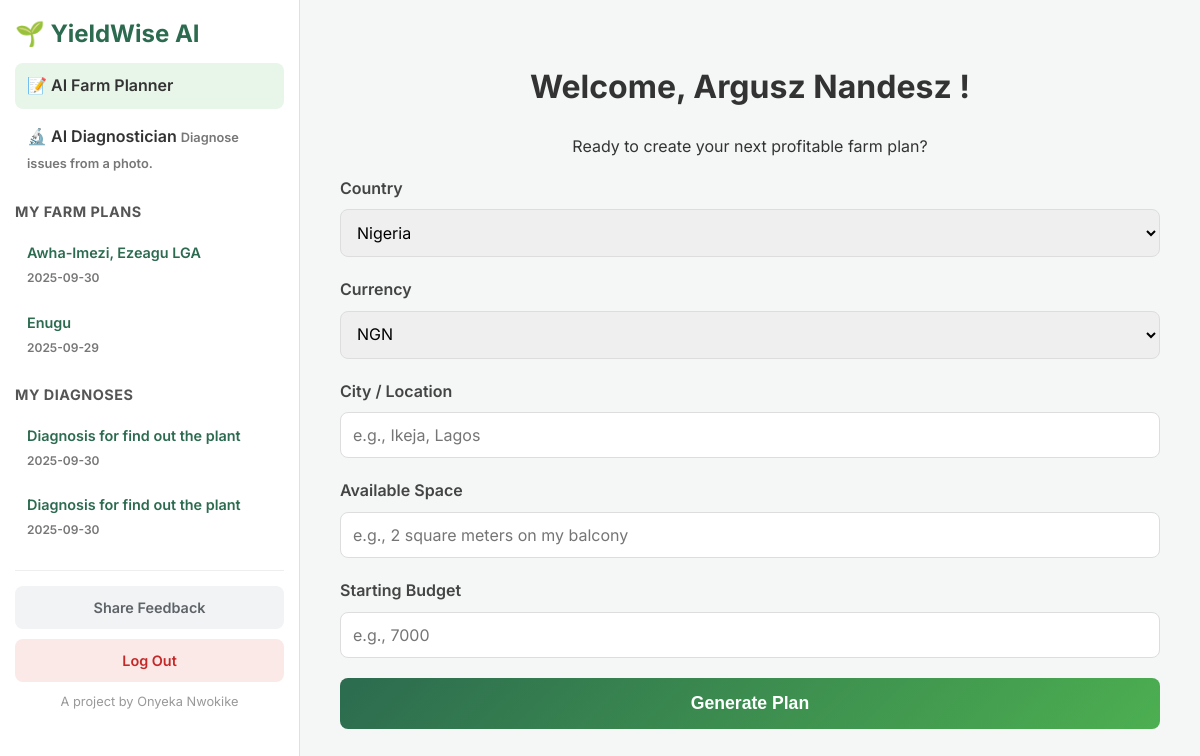
The app's page /dashboard (signed in) with its own data.
### tables this page shows
CREATE TABLE farm_plans (
            id INTEGER PRIMARY KEY AUTOINCREMENT, user_id INTEGER, 
            location TEXT NOT NULL, country TEXT, currency TEXT, 
            plan_html TEXT NOT NULL, showcase_id TEXT, 
            is_promoted INTEGER DEFAULT 0, -- New monetization field
            created_at TIMESTAMP DEFAULT CURRENT_TIMESTAMP, 
            FOREIGN KEY (user_id) REFERENCES users (id)
        );

CREATE TABLE diagnoses (id INTEGER PRIMARY KEY AUTOINCREMENT, user_id INTEGER NOT NULL, title TEXT NOT NULL, crop_type TEXT, report_html TEXT NOT NULL, created_at TIMESTAMP DEFAULT CURRENT_TIMESTAMP, FOREIGN KEY (user_id) REFERENCES users (id));

CREATE TABLE users (id INTEGER PRIMARY KEY AUTOINCREMENT, email TEXT NOT NULL UNIQUE, password TEXT NOT NULL, name TEXT NOT NULL);

### app.py (the view)
@app.route('/dashboard')
@login_required
def dashboard():
    conn = get_db_connection()
    plans = conn.execute('SELECT * FROM farm_plans WHERE user_id = ? ORDER BY created_at DESC', (current_user.id,)).fetchall()
    diagnoses = conn.execute('SELECT * FROM diagnoses WHERE user_id = ? ORDER BY created_at DESC', (current_user.id,)).fetchall()
    conn.close()
    return render_template('dashboard.html', plans=plans, diagnoses=diagnoses)

### app.py (called while the page is built)
def get_db_connection():
    conn = sqlite3.connect('yieldwise.db', check_same_thread=False, detect_types=sqlite3.PARSE_DECLTYPES | sqlite3.PARSE_COLNAMES)
    conn.row_factory = sqlite3.Row
    return conn

@app.template_filter('dateformat')
def dateformat(value, format='%Y-%m-%d'):
    if value is None: return ""
    if isinstance(value, str):
        try: value = datetime.strptime(value, '%Y-%m-%d %H:%M:%S')
        except (ValueError, TypeError): return value
    if hasattr(value, 'strftime'): return value.strftime(format)
    return value

@login_manager.user_loader
def load_user(user_id):
    conn = get_db_connection()
    user_data = conn.execute('SELECT * FROM users WHERE id = ?', (user_id,)).fetchone()
    conn.close()
    if user_data: return User(user_data['id'], user_data['email'], user_data['password'], user_data['name'])
    return None

### templates/dashboard.html (shortened to what this page needs)
<!DOCTYPE html>
<html lang="en">
<head>
    <link rel="stylesheet" href="{{ url_for('static', filename='style.css') }}">
</head>
<body>
    <div class="dashboard-layout">
        <aside class="sidebar">
            <div class="sidebar-header">
                <h2>🌱 YieldWise AI</h2>
            </div>
            <a href="{{ url_for('dashboard') }}" class="tool-link active">
                <span class="tool-title">📝 AI Farm Planner</span>
            </a>
            <a href="{{ url_for('diagnostician') }}" class="tool-link">
                <span class="tool-title">🔬 AI Diagnostician</span>
                <span class="tool-hint">Diagnose issues from a photo.</span>
            </a>
            <div class="plan-history">
                <h3>My Farm Plans</h3>
                <ul id="plan-history-list">
                    {% if plans %}
                        {% for plan in plans %}
                        <li data-plan-id="{{ plan.id }}">
                            <a href="#" class="plan-link">
                                <span class="plan-location">{{ plan.location }}</span>
                                <span class="plan-date">{{ plan.created_at | dateformat }}</span>
                            </a>
                        </li>
                        {% endfor %}
                    {% else %}
                        <li id="no-plans-message"><p>No plans generated yet.</p></li>
                    {% endif %}
                </ul>
            </div>
            <div class="plan-history">
                <h3>My Diagnoses</h3>
                <ul id="diagnoses-history-list">
                    {% if diagnoses %}
                        {% for diagnosis in diagnoses %}
                        <li><a href="{{ url_for('diagnostician') }}?id={{ diagnosis.id }}" class="plan-link">
                            <span class="plan-location">{{ diagnosis.title }}</span>
                            <span class="plan-date">{{ diagnosis.created_at | dateformat }}</span>
                        </a></li>
                        {% endfor %}
                    {% else %}
                        <li><p>No diagnoses yet.</p></li>
                    {% endif %}
                </ul>
            </div>
            <div class="sidebar-footer">
                <a href="https://docs.google.com/forms/d/e/1FAIpQLSc7f7jAJE7cNxTrdzgdKWiCaineMDuQ4Ka7Jziu9LlBVAslgA/viewform?usp=sf_link" target="_blank" class="feedback-button">Share Feedback</a>
                <a href="{{ url_for('logout') }}" class="logout-button">Log Out</a>
                <p class="credit">A project by Onyeka Nwokike</p>
            </div>
        </aside>
        <main class="main-content">
            <div class="container">
                <header>
                    <h1>Welcome, {{ current_user.name }}!</h1>
                    <p>Ready to create your next profitable farm plan?</p>
                </header>
                <form id="plan-form">
                    <div class="form-row">
                        <div class="form-group">
                            <label for="country">Country</label>
                            <select id="country" name="country">
                                <option value="Nigeria">Nigeria</option>
                            </select>
                        </div>
                        <div class="form-group">
                            <label for="currency">Currency</label>
                            <select id="currency" name="currency">
                                <option value="NGN">NGN</option>
                            </select>
                        </div>
                    </div>
                    <div class="form-group">
                        <label for="location">City / Location</label>
                        <input type="text" id="location" name="location" placeholder="e.g., Ikeja, Lagos" required>
                    </div>
                    <div class="form-group">
                        <label for="space">Available Space</label>
                        <input type="text" id="space" name="space" placeholder="e.g., 2 square meters on my balcony" required>
                    </div>
                    <div class="form-group">
                        <label for="budget">Starting Budget</label>
                        <input type="number" id="budget" name="budget" placeholder="e.g., 7000" required>
                    </div>
                    <button type="submit" id="generate-button">Generate Plan</button>
                </form>
            </div>
        </main>
    </div>
</body>
</html>

### static/style.css (style rules this page uses)
body { font-family: 'Inter', sans-serif; background-color: #f4f7f6; color: #333; margin: 0; line-height: 1.6; }
a { color: #2c6b4f; text-decoration: none; font-weight: 600; }
.container { background-color: #ffffff; padding: 20px; border-radius: 12px; box-shadow: 0 8px 30px rgba(0, 0, 0, 0.08); width: 100%; text-align: center; margin: 20px auto; box-sizing: border-box; }
.form-group { position: relative; }
.plan-history li { transition: all 0.2s ease; border-radius: 8px; margin-bottom: 5px; }
.form-group { margin-bottom: 20px; text-align: left; }
.form-group label { display: block; font-weight: 600; margin-bottom: 8px; color: #444; }
.form-group input, .form-group select { width: 100%; padding: 12px; border: 1px solid #ddd; border-radius: 8px; font-size: 1rem; box-sizing: border-box; font-family: 'Inter', sans-serif; }
button { width: 100%; padding: 15px; background: linear-gradient(135deg, #2c6b4f, #4CAF50); color: #ffffff; border: none; position: relative; overflow: hidden; transition: all 0.3s ease; border-radius: 8px; font-size: 1.1rem; font-weight: 700; cursor: pointer; transition: background-color 0.3s ease, transform 0.2s ease; }
.dashboard-layout { display: flex; flex-direction: column; width: 100vw; min-height: 100vh; background-color: #f4f7f6; }
.sidebar { width: 100%; background-color: #ffffff; border-bottom: 1px solid #e0e0e0; padding: 15px; box-sizing: border-box; }
.main-content { flex-grow: 1; padding: 20px 15px; overflow-y: auto; }
.main-content .container { padding: 0; background-color: transparent; box-shadow: none; margin: 0; width: 100%; }
.sidebar-header h2 { color: #2c6b4f; margin-top: 0; margin-bottom: 10px; }
.tool-link { display: block; padding: 10px 12px; border-radius: 8px; text-decoration: none; color: #333; margin: 5px 0; transition: background-color 0.2s ease; }
.tool-link.active { background-color: #e8f5e9; font-weight: 700; }
.tool-title { font-weight: 600; }
.tool-hint { font-size: 0.8rem; color: #777; }
.plan-history { margin-top: 15px; }
.plan-history h3 { margin-top: 0; margin-bottom: 10px; font-size: 0.9rem; color: #555; text-transform: uppercase; letter-spacing: 0.5px; }
.plan-history ul { list-style: none; padding: 0; margin: 0; }
.plan-history li { position: relative; display: flex; align-items: center; justify-content: space-between; border-radius: 8px; transition: background-color 0.2s ease; }
.plan-history li .plan-link { flex-grow: 1; padding: 8px 12px; }
.plan-location { font-weight: 600; display: block; font-size: 0.9rem; }
.plan-date { font-size: 0.75rem; color: #777; }
.sidebar-footer { margin-top: 20px; padding-top: 15px; border-top: 1px solid #eee; }
.feedback-button, .logout-button { display: block; width: 100%; text-align: center; padding: 10px; border-radius: 8px; text-decoration: none; font-weight: 600; margin-bottom: 10px; box-sizing: border-box; font-size: 0.9rem; }
.feedback-button { background-color: #f1f3f4; color: #5f6368; }
.logout-button { background-color: #fbe9e7; color: #c62828; }
.credit { font-size: 0.8rem; color: #999; text-align: center; margin-top: 10px; }
@media (min-width: 768px) { .container { padding: 30px 40px; } }
@media (min-width: 768px) { .dashboard-layout { flex-direction: row; } }
@media (min-width: 768px) { .sidebar { width: 300px; height: 100vh; border-right: 1px solid #e0e0e0; border-bottom: none; } }
@media (min-width: 768px) { .main-content { padding: 40px; } }

### records on screen
farm_plans: location "Awha-Imezi, Ezeagu LGA", created_at "2025-09-30"
farm_plans: location "Enugu", created_at "2025-09-29"
diagnoses: title "Diagnosis for find out the plant", created_at "2025-09-30"
diagnoses: title "Diagnosis for find out the plant", created_at "2025-09-30"
users: name "Argusz Nandesz"
